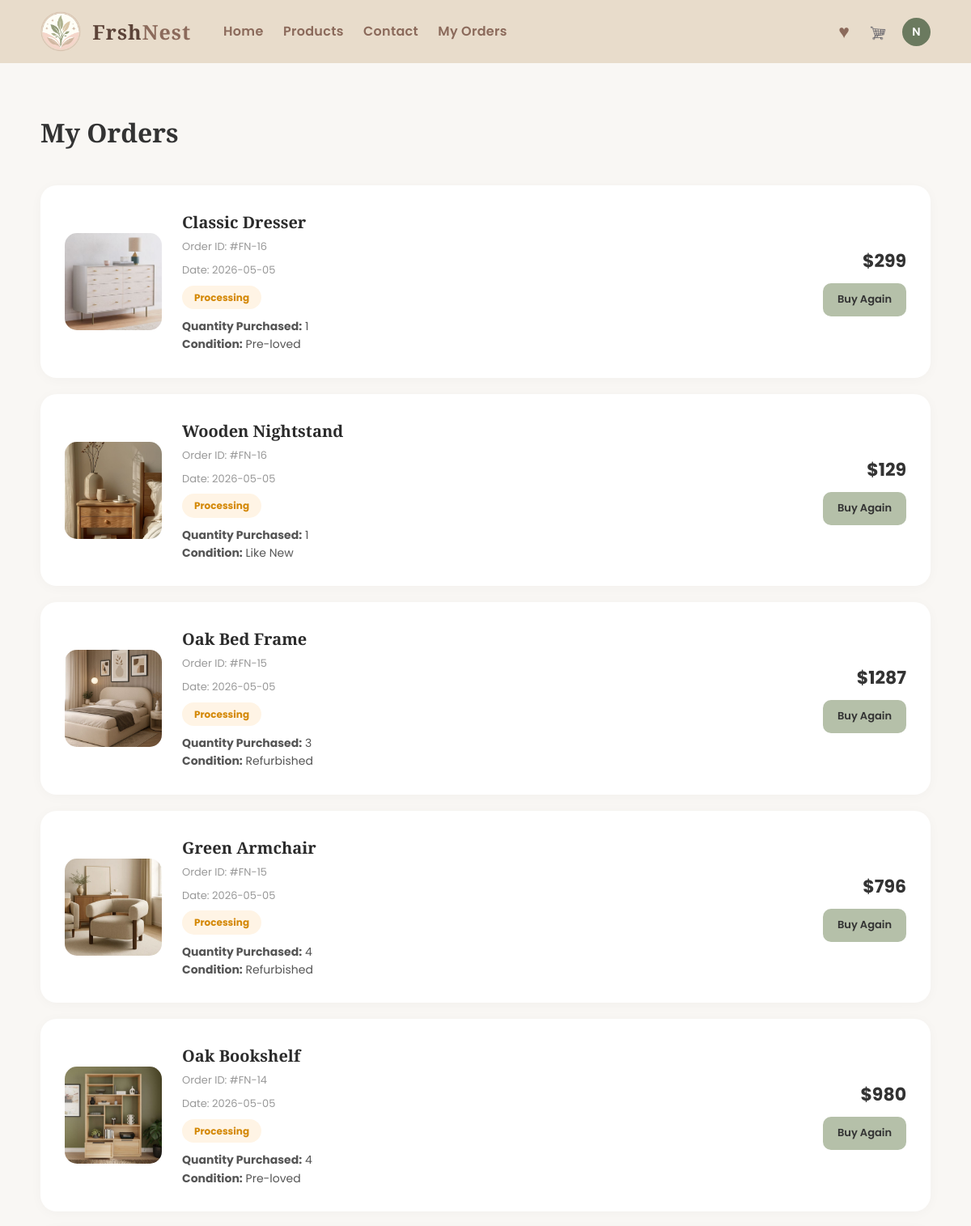
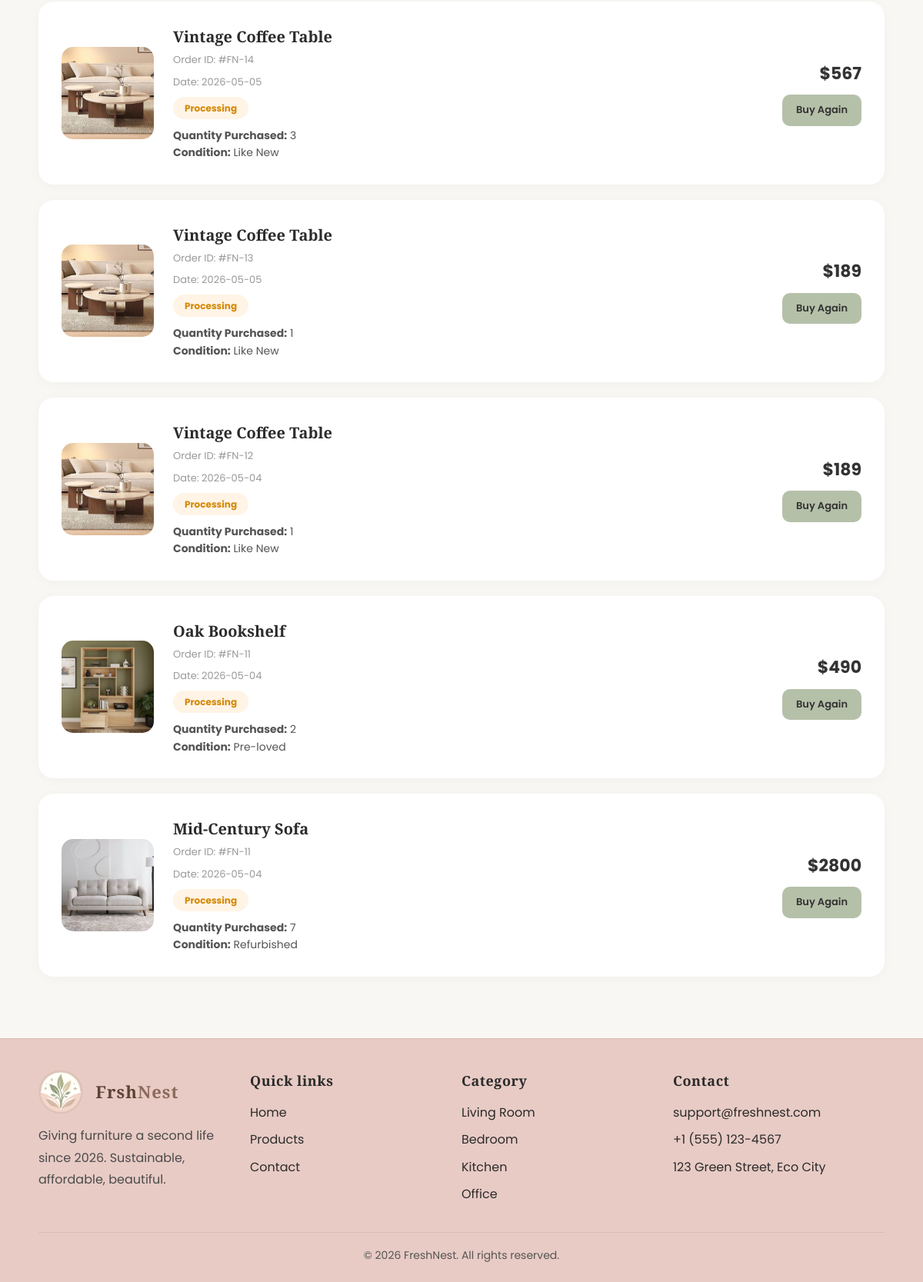
Screenshot of /orders.php (signed in) with the database file from the repository (2 pictures, top to bottom).
### tables this page shows
CREATE TABLE `order_items` (
  `order_item_id` int(11) NOT NULL,
  `order_id` int(11) DEFAULT NULL,
  `product_id` int(11) DEFAULT NULL,
  `quantity` int(11) DEFAULT NULL,
  `price` decimal(10,2) DEFAULT NULL
);

CREATE TABLE `products` (
  `product_id` int(11) NOT NULL,
  `name` varchar(100) DEFAULT NULL,
  `price` decimal(10,2) DEFAULT NULL,
  `image` varchar(255) DEFAULT NULL,
  `product_condition` varchar(50) DEFAULT NULL,
  `category_id` int(11) DEFAULT NULL,
  `stock` int(11) NOT NULL,
  `description` text NOT NULL
);

CREATE TABLE `orders` (
  `order_id` int(11) NOT NULL,
  `user_id` int(11) DEFAULT NULL,
  `order_date` date DEFAULT NULL,
  `total_price` decimal(10,2) DEFAULT NULL
);

### orders.php (the view, shortened to what this page needs)
<?php
require_once __DIR__ . '/config.php';
$fav_count = 0;
if (isset($_SESSION['user_id'])) {
    $fav_user_id = $_SESSION['user_id'];
    $fav_count_query = "SELECT COUNT(*) AS total FROM favorites WHERE user_id = $fav_user_id";
    $fav_count_result = mysqli_query($conn, $fav_count_query);
    if ($fav_count_result) {
        $fav_count_row = mysqli_fetch_assoc($fav_count_result);
        $fav_count = $fav_count_row['total'];
    }
}
$is_logged_in = isset($_SESSION['user_id']);
$user_id = $is_logged_in ? $_SESSION['user_id'] : 0;
$result = null;
if ($is_logged_in) {
    $query = "SELECT orders.order_id, orders.order_date, orders.total_price,
                     products.product_id, products.name, products.image, products.product_condition,
                     order_items.quantity, order_items.price
              FROM orders
              JOIN order_items ON orders.order_id = order_items.order_id
              JOIN products ON order_items.product_id = products.product_id
              WHERE orders.user_id = $user_id
              ORDER BY orders.order_id DESC";
    $result = mysqli_query($conn, $query);
}
?>
<!DOCTYPE html>
<html lang="en">
<head>
<link rel="stylesheet" href="css/style.css" />
</head>
<body>
<header class="header">
    <div class="container row">
        <a class="brand" href="index.php">
            <img src="images/logo.png" alt="FreshNest Logo">
            <span class="name"><span class="fresh">Frsh</span><span class="nest">Nest</span></span>
        </a>
        <nav class="nav">
            <a href="index.php">Home</a>
            <a href="products.php">Products</a>
            <a href="contact.php">Contact</a>
            <a href="orders.php">My Orders</a>
        </nav>
        <div class="header-right">
            <a class="header-fav" href="favorites.php">♥<?php if ($fav_count > 0) { ?><span class="fav-count"><?php echo $fav_count; ?></span><?php } ?></a>
            <a class="icon-btn" href="cart.php"><img alt="Cart" class="cart-icon" src="images/icon-cart.png"/></a>
            <?php if($is_logged_in && isset($_SESSION['user_name'])): ?>
                <a href="profile.php" class="user-avatar" style="text-decoration: none;">
                    <?php echo strtoupper(substr($_SESSION['user_name'], 0, 1)); ?>
                </a>
            <?php else: ?>
                <a class="login-link" href="login.php" style="text-decoration: none;">login</a>
            <?php endif; ?>
        </div>
    </div>
</header>
<main class="orders-wrapper">
    <div class="container">
        <div class="page-title-section">
            <h1>My Orders</h1>
        </div>
        <?php if (!$is_logged_in): ?>
            <div class="auth-prompt">
                <h2>Ready to track your orders?</h2>
                <p>Please log in or create an account to view your purchase history.</p>
                <div class="auth-btn-group">
                    <a href="login.php" class="btn-login">Login</a>
                    <a href="signup.php" class="btn-signup">Sign Up</a>
                </div>
            </div>
        <?php else: ?>
            <?php
            if ($result && mysqli_num_rows($result) > 0) {
                while ($row = mysqli_fetch_row($result)) {
                    $order_id = $row[0]; $order_date = $row[1];
                    $product_id = $row[3]; $product_name = $row[4];
                    $image = $row[5]; $condition = $row[6];
                    $quantity = $row[7]; $price = $row[8];
                    $subtotal = $quantity * $price;
            ?>
            <div class="order-card">
                <div class="item-box">
                    <img src="<?php echo $image; ?>" alt="<?php echo $product_name; ?>">
                    <div class="item-details">
                        <h3><?php echo $product_name; ?></h3>
                        <span class="order-id-text">Order ID: #FN-<?php echo $order_id; ?></span>
                        <span class="order-id-text">Date: <?php echo $order_date; ?></span>
                        <span class="status-badge proc">Processing</span>
                        <div class="order-details">
                            <p><strong>Quantity Purchased:</strong> <?php echo $quantity; ?></p>
                            <p><strong>Condition:</strong> <?php echo $condition; ?></p>
                        </div>
                    </div>
                </div>
                <div class="action-section">
                    <span class="item-price">$<?php echo $subtotal; ?></span><br>
                    <a href="product-details.php?product_id=<?php echo $product_id; ?>" class="btn-action">Buy Again</a>
                </div>
            </div>
            <?php
                }
            } else {
                echo "<p style='text-align:center; color:#999;'>No orders found in your history.</p>";
            }
            ?>
        <?php endif; ?>
    </div>
</main>
<footer class="footer">
    <div class="container footer-grid">
        <div>
            <a class="brand" href="index.php">
                <img src="images/logo.png" alt="FreshNest Logo">
                <span class="name"><span class="fresh">Frsh</span><span class="nest">Nest</span></span>
            </a>
            <p class="muted">Giving furniture a second life since 2026. Sustainable, affordable, beautiful.</p>
        </div>
        <div>
            <h4>Quick links</h4>
            <ul>
                <li><a href="index.php">Home</a></li>
                <li><a href="products.php">Products</a></li>
                <li><a href="contact.php">Contact</a></li>
            </ul>
        </div>
        <div>
            <h4>Category</h4>
            <ul>
                <li>Living Room</li><li>Bedroom</li><li>Kitchen</li><li>Office</li>
            </ul>
        </div>
        <div>
            <h4>Contact</h4>
            <ul>
                <li>support@freshnest.com</li><li>+1 (555) 123-4567</li><li>123 Green Street, Eco City</li>
            </ul>
        </div>
    </div>
    <div class="container footer-bottom">
        <p>© 2026 FreshNest. All rights reserved.</p>
    </div>
</footer>
</body>
</html>

### css/style.css (style rules this page uses)
* { margin:0; padding:0; box-sizing:border-box; }
body { font-family:'Poppins', Arial, sans-serif; background:#F6EEE8; color:#2b2b2b; line-height:1.6; }
h1,h2,h3,h4, .brand .name, .section-title, .page-title, .details-title, .cart-title, .checkout-title, .footer h4 { font-family:'Playfair Display', Georgia, serif; }
.container { width:92%; max-width:1100px; margin:0 auto; }
.row { overflow:hidden; }
.header { background:#E8DCCB; padding:14px 0; }
.brand { float:left; text-decoration:none; color:#2b2b2b; }
.brand img { width:50px; height:50px; border-radius:50%; vertical-align:middle; }
.brand .name { display:inline-block; vertical-align:middle; margin-left:10px; font-size:25px; font-weight:700; letter-spacing:1px; }
.fresh { color:#5C4338; }
.nest { color:#8B6A5B; }
.nav { float:left; margin-left:40px; margin-top:12px; }
.nav a { text-decoration:none; color:#8B6A5B; font-weight:600; margin-right:20px; letter-spacing:0.3px; }
.header-right { float:right; margin-top:8px; }
.icon-btn { display:inline-block; text-decoration:none; color:#8B6A5B; font-size:20px; margin-left:10px; vertical-align:middle; }
.cart-icon { width:20px; height:20px; vertical-align:middle; }
.header-right .header-fav, .header-right .header-fav:link, .header-right .header-fav:visited { position:relative; display:inline-block; background:transparent; color:#8B6A5B; text-decoration:none; font-size:23px; line-height:1; margin-left:12px; vertical-align:middle; transition:0.3s; }
.muted { color:#666; font-size:14px; }
.footer { background:#E8CBC5; padding:40px 0 24px; border-top:1px solid #d8bdb7; clear:both; }
.footer-grid { overflow:hidden; }
.footer-grid > div { float:left; width:23%; margin-right:2%; }
.footer-grid > div:last-child { margin-right:0; }
.footer .brand { float:none; display:block; margin-bottom:14px; }
.footer .brand img { width:58px; height:58px; }
.footer .brand .name { font-size:22px; margin-left:12px; }
.footer h4 { font-size:18px; margin-bottom:14px; letter-spacing:0.5px; }
.footer ul { list-style:none; }
.footer ul li { margin-bottom:10px; font-size:16px; }
.footer a { text-decoration:none; color:#2b2b2b; }
.footer .muted { font-size:16px; line-height:1.8; color:#4b4b4b; }
.footer-bottom { margin-top:26px; padding-top:18px; border-top:1px solid #d8bdb7; text-align:center; font-size:14px; color:#555; clear:both; }
.header-right { display: flex; align-items: center; gap: 15px; }
.user-avatar { width: 35px; height: 35px; background-color: #6b7a5f; color: white; border-radius: 50%; display: flex; align-items: center; justify-content: center; text-decoration: none; font-weight: 600; font-size: 14px; transition: 0.3s; margin-left: 5px; }

### orders.php (style rules this page uses)
.orders-wrapper { padding: 60px 0; background-color: #f9f7f4; min-height: 80vh; }
.page-title-section { margin-bottom: 40px; }
.page-title-section h1 { font-size: 32px; color: #333; }
.order-card { background: #ffffff; border-radius: 20px; padding: 30px; margin-bottom: 20px; display: flex; justify-content: space-between; align-items: center; box-shadow: 0 2px 15px rgba(0,0,0,0.03); }
.item-box { display: flex; align-items: center; gap: 25px; }
.item-box img { width: 120px; height: 120px; border-radius: 15px; object-fit: cover; }
.item-details h3 { font-size: 20px; color: #2b2b2b; margin-bottom: 4px; }
.order-id-text { color: #999; font-size: 13px; margin-bottom: 8px; display: block; }
.status-badge { display: inline-block; padding: 5px 15px; border-radius: 50px; font-size: 12px; font-weight: bold; }
.proc { background: #fff4e5; color: #d48806; }
.action-section { text-align: right; }
.item-price { font-size: 22px; font-weight: bold; color: #333; }
.order-details { margin-top: 10px; font-size: 14px; color: #555; line-height: 1.6; }
.btn-action { background-color: #b5c0a9; color: #333 !important; border: none; padding: 10px 18px; border-radius: 10px; font-weight: 600; text-decoration: none; font-size: 13px; display: inline-block; margin-top: 10px; }

### rows the page displays
order_items: product.image (picture), product.name "Classic Dresser", order.order_id "16", order.order_date "2026-05-05", quantity "1", product.product_condition "Pre-loved", subtotal "299"
order_items: product.image (picture), product.name "Wooden Nightstand", order.order_id "16", order.order_date "2026-05-05", quantity "1", product.product_condition "Like New", subtotal "129"
order_items: product.image (picture), product.name "Oak Bed Frame", order.order_id "15", order.order_date "2026-05-05", quantity "3", product.product_condition "Refurbished", subtotal "1287"
order_items: product.image (picture), product.name "Green Armchair", order.order_id "15", order.order_date "2026-05-05", quantity "4", product.product_condition "Refurbished", subtotal "796"
order_items: product.image (picture), product.name "Oak Bookshelf", order.order_id "14", order.order_date "2026-05-05", quantity "4", product.product_condition "Pre-loved", subtotal "980"
order_items: product.image (picture), product.name "Vintage Coffee Table", order.order_id "14", order.order_date "2026-05-05", quantity "3", product.product_condition "Like New", subtotal "567"
order_items: product.image (picture), product.name "Vintage Coffee Table", order.order_id "13", order.order_date "2026-05-05", quantity "1", product.product_condition "Like New", subtotal "189"
order_items: product.image (picture), product.name "Vintage Coffee Table", order.order_id "12", order.order_date "2026-05-04", quantity "1", product.product_condition "Like New", subtotal "189"
order_items: product.image (picture), product.name "Oak Bookshelf", order.order_id "11", order.order_date "2026-05-04", quantity "2", product.product_condition "Pre-loved", subtotal "490"
order_items: product.image (picture), product.name "Mid-Century Sofa", order.order_id "11", order.order_date "2026-05-04", quantity "7", product.product_condition "Refurbished", subtotal "2800"

### other values shown
substr($_SESSION['user_name'], 0, 1) "N"
